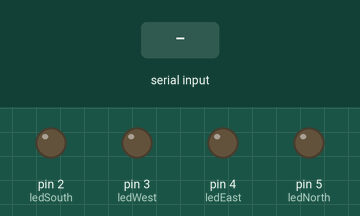
Recording of a sketch running on a simulated Arduino Uno, built with avr-gcc and run on an emulated ATmega328P. Parts: output pins drawn as LEDs (lit = HIGH). Inputs (shaded band) come from the test bench.

Above: at 1.2 s.
1.3 s: "~" received over the second serial link
At 2.1 s:
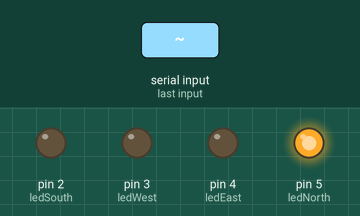
Timing chart, 0 to 4.3 s (numbered marks = the images above; inputs shaded):
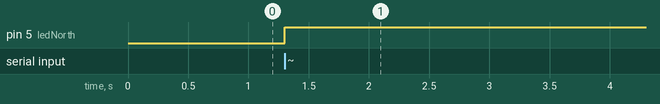

Measured:
- after the input at 1.3 s, pin 5 (ledNorth): LOW → HIGH at once

The sketch:

demo_code.ino
```cpp
#include <Arduino.h>
#include <SoftwareSerial.h>

///////////////////////////
// CONSTANTS DECLARATION //
///////////////////////////
SoftwareSerial BTSerial(10,11); // RX | Tx

int ledNorth = 5, ledEast = 4, ledSouth = 2, ledWest = 3;
int theta;

int lightUp[2];

//Char used for reading in Serial characters
char inByte = 0;

bool startReadingData = false;
bool newDirectionReady = false; // indicates when a new direction from phone is available

String ledToLightUp = "";
String direction = "";


void setup() {
    Serial.begin(9600);
    BTSerial.begin(9600);
    pinMode(ledNorth, OUTPUT);
    pinMode(ledEast, OUTPUT);
    pinMode(ledSouth, OUTPUT);
    pinMode(ledWest, OUTPUT);
    digitalWrite(ledNorth, LOW);
    digitalWrite(ledSouth, LOW);
    digitalWrite(ledWest, LOW);
    digitalWrite(ledEast, LOW);
}

void loop() {
    if (BTSerial.available() > 0)
    {
        inByte = BTSerial.read();
        //Serial.println(inByte);
        if (inByte == '#')
        {
            startReadingData = true;
        }
        if (inByte == '~')
        {
            Serial.println(direction);
            startReadingData = false;
            newDirectionReady = true;
        }
        if ((startReadingData) && (inByte != '#') && (inByte != '~'))
        {
            direction += inByte;
        }
    }
    if (newDirectionReady)
    {
        theta = direction.toInt();
        digitalWrite(ledNorth, LOW);
        digitalWrite(ledSouth, LOW);
        digitalWrite(ledWest, LOW);
        digitalWrite(ledEast, LOW);
        if (inRange(theta, 350, 360) || inRange(theta, 0, 10)) // North
            digitalWrite(ledNorth, HIGH);
        else if (inRange(theta, 10, 80)) // Northeast
        {
            digitalWrite(ledNorth, HIGH);
            digitalWrite(ledEast, HIGH);
        }
        else if (inRange(theta, 80, 100)) // East
            digitalWrite(ledEast, HIGH);
        else if (inRange(theta, 100, 170)) // Southeast
        {
            digitalWrite(ledSouth, HIGH);
            digitalWrite(ledEast, HIGH);
        }
        else if (inRange(theta, 170, 190)) // South
            digitalWrite(ledSouth, HIGH);
        else if (inRange(theta, 190, 260)) // Southwest
        {
            digitalWrite(ledSouth, HIGH);
            digitalWrite(ledWest, HIGH);
        }
        else if (inRange(theta, 260, 280)) // West
            digitalWrite(ledWest, HIGH);
        else if (inRange(theta, 280, 350)) // Northwest
        {
            digitalWrite(ledNorth, HIGH);
            digitalWrite(ledWest, HIGH);
        }
        newDirectionReady = false;
        direction = "";
    }
}

bool inRange(int val, int min, int max)
{
    return ((min <= val) && (val <= max));
}
```
